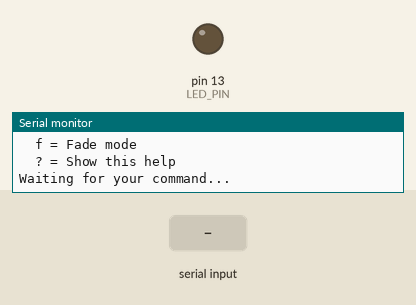
Recording of a sketch running on a simulated Arduino Uno, built with avr-gcc and run on an emulated ATmega328P. Parts: output pins drawn as LEDs (lit = HIGH), the last lines printed to the serial monitor. Dashed ring = blinking. The inputs (shaded band) are chosen by the test bench.

Above: at 1.2 s.
1.3 s: "b\n" received over Serial
At 1.55 s:
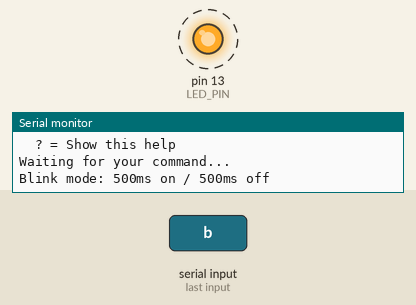
4.3 s: "f\n" received over Serial
7.3 s: "1\n" received over Serial
8.8 s: "B\n" received over Serial
At 9.55 s:
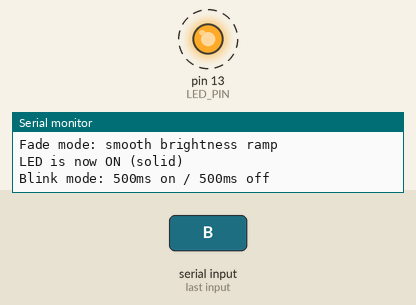
Timing chart, 0 to 12.8 s (numbered marks = the images above; inputs shaded):
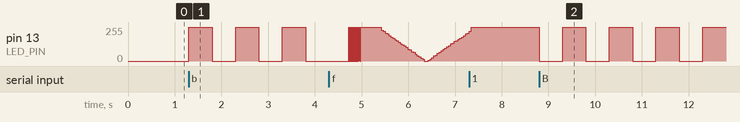

Measured:
- after the input at 1.3 s, pin 13 (LED_PIN): alternates 255/255 for 0.50 s and 0/255 for 0.50 s, starting at once
- after the input at 8.8 s, pin 13 (LED_PIN): alternates 255/255 for 0.50 s and 0/255 for 0.50 s, starting at once

The sketch:

serial-led.ino
```cpp
const int LED_PIN = 13;

enum Mode { MODE_OFF, MODE_ON, MODE_BLINK, MODE_FADE };

Mode currentMode = MODE_OFF;
int fadeValue = 0;
int fadeStep = 5;
unsigned long lastBlinkTime = 0;
const unsigned long BLINK_INTERVAL = 500;

void setup() {
  pinMode(LED_PIN, OUTPUT);
  Serial.begin(9600);
  Serial.println(F("=== Serial LED Controller ==="));
  Serial.println(F("Commands:"));
  Serial.println(F("  1 = LED ON"));
  Serial.println(F("  0 = LED OFF"));
  Serial.println(F("  b = Blink mode"));
  Serial.println(F("  f = Fade mode"));
  Serial.println(F("  ? = Show this help"));
  Serial.println(F("Waiting for your command..."));
}

void loop() {
  if (Serial.available() > 0) {
    char command = Serial.read();
    handleCommand(command);
  }

  runCurrentMode();
}

void handleCommand(char cmd) {
  switch (cmd) {
    case '1':
      currentMode = MODE_ON;
      Serial.println(F("LED is now ON (solid)"));
      break;
    case '0':
      currentMode = MODE_OFF;
      Serial.println(F("LED is now OFF"));
      break;
    case 'b':
    case 'B':
      currentMode = MODE_BLINK;
      Serial.println(F("Blink mode: 500ms on / 500ms off"));
      break;
    case 'f':
    case 'F':
      currentMode = MODE_FADE;
      fadeValue = 0;
      fadeStep = 5;
      Serial.println(F("Fade mode: smooth brightness ramp"));
      break;
    case '?':
    case 'h':
    case 'H':
      Serial.println(F("--- Commands ---"));
      Serial.println(F("  1 = LED ON"));
      Serial.println(F("  0 = LED OFF"));
      Serial.println(F("  b = Blink mode"));
      Serial.println(F("  f = Fade mode"));
      break;
    case '\n':
    case '\r':
    case ' ':
      break;
    default:
      Serial.print(F("Unknown command: '"));
      Serial.print(cmd);
      Serial.println(F("'  (type ? for help)"));
      break;
  }
}

void runCurrentMode() {
  unsigned long now = millis();

  switch (currentMode) {
    case MODE_OFF:
      digitalWrite(LED_PIN, LOW);
      break;

    case MODE_ON:
      digitalWrite(LED_PIN, HIGH);
      break;

    case MODE_BLINK:
      if (now - lastBlinkTime >= BLINK_INTERVAL) {
        lastBlinkTime = now;
        toggleLed();
      }
      break;

    case MODE_FADE:
      softwarePwmFade();
      break;
  }
}

const unsigned long FADE_PWM_PERIOD = 20;

void softwarePwmFade() {
  unsigned long onTime = (fadeValue * FADE_PWM_PERIOD) / 255;
  digitalWrite(LED_PIN, HIGH);
  delay(onTime);
  digitalWrite(LED_PIN, LOW);
  delay(FADE_PWM_PERIOD - onTime);

  fadeValue += fadeStep;
  if (fadeValue >= 255) {
    fadeValue = 255;
    fadeStep = -5;
  } else if (fadeValue <= 0) {
    fadeValue = 0;
    fadeStep = 5;
  }
}

void toggleLed() {
  static bool ledState = false;
  ledState = !ledState;
  digitalWrite(LED_PIN, ledState ? HIGH : LOW);
}
```
